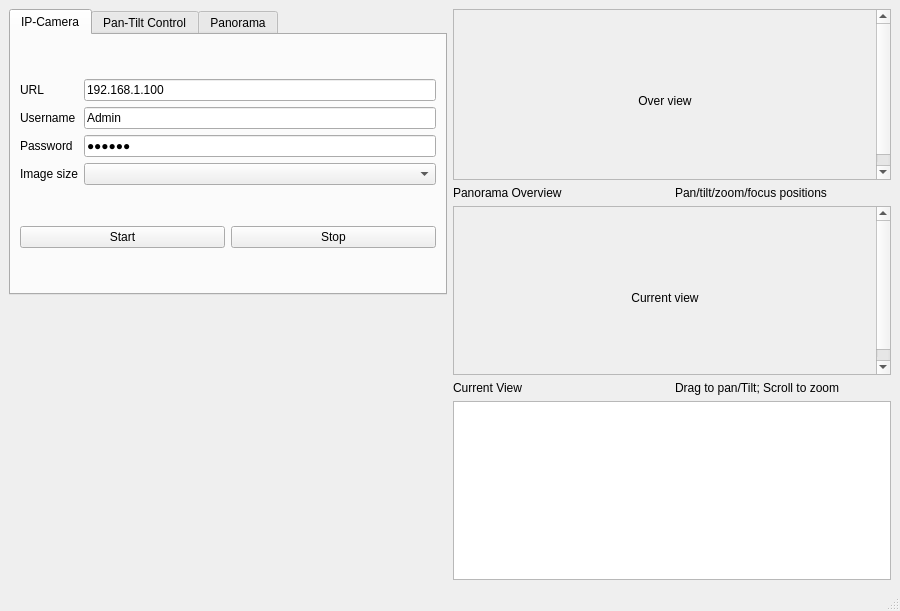
<?xml version="1.0" encoding="UTF-8"?>
<ui version="4.0">
 <class>MainWindow</class>
 <widget class="QMainWindow" name="MainWindow">
  <property name="geometry">
   <rect>
    <x>0</x>
    <y>0</y>
    <width>900</width>
    <height>611</height>
   </rect>
  </property>
  <property name="windowTitle">
   <string>MainWindow</string>
  </property>
  <widget class="QWidget" name="centralwidget">
   <layout class="QVBoxLayout" name="verticalLayout">
    <item>
     <layout class="QHBoxLayout" name="horizontalLayout_5" stretch="0,0">
      <property name="sizeConstraint">
       <enum>QLayout::SetDefaultConstraint</enum>
      </property>
      <item>
       <layout class="QVBoxLayout" name="verticalLayout_5">
        <property name="sizeConstraint">
         <enum>QLayout::SetFixedSize</enum>
        </property>
        <item>
         <widget class="QTabWidget" name="tabWidget">
          <property name="minimumSize">
           <size>
            <width>100</width>
            <height>50</height>
           </size>
          </property>
          <property name="currentIndex">
           <number>0</number>
          </property>
          <widget class="QWidget" name="tabIPCamera">
           <property name="minimumSize">
            <size>
             <width>100</width>
             <height>0</height>
            </size>
           </property>
           <attribute name="title">
            <string>IP-Camera</string>
           </attribute>
           <layout class="QHBoxLayout" name="horizontalLayout_2">
            <item>
             <layout class="QVBoxLayout" name="verticalLayout_4">
              <item>
               <layout class="QGridLayout" name="gridLayout_3">
                <property name="sizeConstraint">
                 <enum>QLayout::SetFixedSize</enum>
                </property>
                <item row="0" column="0">
                 <widget class="QLabel" name="label_5">
                  <property name="text">
                   <string>URL</string>
                  </property>
                 </widget>
                </item>
                <item row="1" column="0">
                 <widget class="QLabel" name="label_6">
                  <property name="text">
                   <string>Username</string>
                  </property>
                 </widget>
                </item>
                <item row="2" column="0">
                 <widget class="QLabel" name="label_7">
                  <property name="text">
                   <string>Password</string>
                  </property>
                 </widget>
                </item>
                <item row="0" column="1">
                 <widget class="QLineEdit" name="lineEditIPCamURL">
                  <property name="inputMethodHints">
                   <set>Qt::ImhUrlCharactersOnly</set>
                  </property>
                  <property name="text">
                   <string>192.168.1.100</string>
                  </property>
                  <property name="echoMode">
                   <enum>QLineEdit::Normal</enum>
                  </property>
                 </widget>
                </item>
                <item row="1" column="1">
                 <widget class="QLineEdit" name="lineEditIPCamUsername">
                  <property name="text">
                   <string>Admin</string>
                  </property>
                 </widget>
                </item>
                <item row="2" column="1">
                 <widget class="QLineEdit" name="lineEditIPCamPassword">
                  <property name="inputMethodHints">
                   <set>Qt::ImhHiddenText|Qt::ImhNoAutoUppercase|Qt::ImhNoPredictiveText</set>
                  </property>
                  <property name="text">
                   <string>123456</string>
                  </property>
                  <property name="echoMode">
                   <enum>QLineEdit::Password</enum>
                  </property>
                 </widget>
                </item>
                <item row="3" column="0">
                 <widget class="QLabel" name="label_2">
                  <property name="text">
                   <string>Image size</string>
                  </property>
                 </widget>
                </item>
                <item row="3" column="1">
                 <widget class="QComboBox" name="comboBoxImageSize"/>
                </item>
               </layout>
              </item>
              <item>
               <layout class="QHBoxLayout" name="horizontalLayout_6">
                <item>
                 <widget class="QPushButton" name="pushButtonStartCamera">
                  <property name="text">
                   <string>Start</string>
                  </property>
                 </widget>
                </item>
                <item>
                 <widget class="QPushButton" name="pushButtonStopCamera">
                  <property name="text">
                   <string>Stop</string>
                  </property>
                 </widget>
                </item>
               </layout>
              </item>
             </layout>
            </item>
           </layout>
          </widget>
          <widget class="QWidget" name="tabPanTilt">
           <attribute name="title">
            <string>Pan-Tilt Control</string>
           </attribute>
           <widget class="QWidget" name="verticalLayoutWidget_4">
            <property name="geometry">
             <rect>
              <x>20</x>
              <y>20</y>
              <width>371</width>
              <height>132</height>
             </rect>
            </property>
            <layout class="QVBoxLayout" name="verticalLayout_6">
             <item>
              <layout class="QGridLayout" name="gridLayout_4">
               <item row="2" column="0">
                <widget class="QLabel" name="label_10">
                 <property name="text">
                  <string>Password</string>
                 </property>
                </widget>
               </item>
               <item row="0" column="0">
                <widget class="QLabel" name="label_8">
                 <property name="text">
                  <string>URL</string>
                 </property>
                </widget>
               </item>
               <item row="1" column="1">
                <widget class="QLineEdit" name="lineEditPanTiltUsername">
                 <property name="text">
                  <string>admin</string>
                 </property>
                </widget>
               </item>
               <item row="0" column="1">
                <widget class="QLineEdit" name="lineEditPanTiltURL">
                 <property name="inputMethodHints">
                  <set>Qt::ImhUrlCharactersOnly</set>
                 </property>
                 <property name="text">
                  <string>192.168.1.101</string>
                 </property>
                 <property name="echoMode">
                  <enum>QLineEdit::Normal</enum>
                 </property>
                </widget>
               </item>
               <item row="1" column="0">
                <widget class="QLabel" name="label_9">
                 <property name="text">
                  <string>Username</string>
                 </property>
                </widget>
               </item>
               <item row="2" column="1">
                <widget class="QLineEdit" name="lineEditPanTiltPassword">
                 <property name="inputMethodHints">
                  <set>Qt::ImhHiddenText|Qt::ImhNoAutoUppercase|Qt::ImhNoPredictiveText</set>
                 </property>
                 <property name="text">
                  <string>admin</string>
                 </property>
                 <property name="echoMode">
                  <enum>QLineEdit::Password</enum>
                 </property>
                </widget>
               </item>
              </layout>
             </item>
             <item>
              <layout class="QHBoxLayout" name="horizontalLayout_9">
               <item>
                <widget class="QPushButton" name="pushButtonStartPanTilt">
                 <property name="text">
                  <string>Start</string>
                 </property>
                </widget>
               </item>
               <item>
                <widget class="QPushButton" name="pushButtonStopPanTilt">
                 <property name="text">
                  <string>Stop</string>
                 </property>
                </widget>
               </item>
              </layout>
             </item>
            </layout>
           </widget>
          </widget>
          <widget class="QWidget" name="tabPanorama">
           <attribute name="title">
            <string>Panorama</string>
           </attribute>
          </widget>
         </widget>
        </item>
        <item>
         <spacer name="verticalSpacer_2">
          <property name="orientation">
           <enum>Qt::Vertical</enum>
          </property>
          <property name="sizeHint" stdset="0">
           <size>
            <width>20</width>
            <height>40</height>
           </size>
          </property>
         </spacer>
        </item>
       </layout>
      </item>
      <item>
       <layout class="QVBoxLayout" name="verticalLayout_3">
        <item>
         <widget class="QScrollArea" name="scrollArea_2">
          <property name="widgetResizable">
           <bool>true</bool>
          </property>
          <widget class="QWidget" name="scrollAreaWidgetContents_2">
           <property name="geometry">
            <rect>
             <x>0</x>
             <y>0</y>
             <width>417</width>
             <height>182</height>
            </rect>
           </property>
           <layout class="QHBoxLayout" name="horizontalLayout">
            <item>
             <widget class="QLabel" name="labelOverviewImage">
              <property name="sizePolicy">
               <sizepolicy hsizetype="Expanding" vsizetype="Expanding">
                <horstretch>0</horstretch>
                <verstretch>0</verstretch>
               </sizepolicy>
              </property>
              <property name="minimumSize">
               <size>
                <width>100</width>
                <height>164</height>
               </size>
              </property>
              <property name="text">
               <string>Over view</string>
              </property>
              <property name="alignment">
               <set>Qt::AlignCenter</set>
              </property>
             </widget>
            </item>
           </layout>
          </widget>
         </widget>
        </item>
        <item>
         <layout class="QHBoxLayout" name="horizontalLayout_7">
          <item>
           <widget class="QLabel" name="label">
            <property name="text">
             <string>Panorama Overview</string>
            </property>
           </widget>
          </item>
          <item>
           <widget class="QLabel" name="labelPositions">
            <property name="text">
             <string>Pan/tilt/zoom/focus positions</string>
            </property>
           </widget>
          </item>
         </layout>
        </item>
        <item>
         <widget class="QScrollArea" name="scrollArea">
          <property name="widgetResizable">
           <bool>true</bool>
          </property>
          <widget class="QWidget" name="scrollAreaWidgetContentsCurrentView">
           <property name="geometry">
            <rect>
             <x>0</x>
             <y>0</y>
             <width>417</width>
             <height>181</height>
            </rect>
           </property>
           <layout class="QVBoxLayout" name="verticalLayout_2">
            <item>
             <widget class="QLabel" name="labelCurrentViewImage">
              <property name="enabled">
               <bool>true</bool>
              </property>
              <property name="sizePolicy">
               <sizepolicy hsizetype="Expanding" vsizetype="Expanding">
                <horstretch>0</horstretch>
                <verstretch>0</verstretch>
               </sizepolicy>
              </property>
              <property name="minimumSize">
               <size>
                <width>100</width>
                <height>163</height>
               </size>
              </property>
              <property name="text">
               <string>Current view</string>
              </property>
              <property name="alignment">
               <set>Qt::AlignCenter</set>
              </property>
             </widget>
            </item>
           </layout>
           <zorder>labelCurrentViewImage</zorder>
           <zorder>labelCurrentViewImage</zorder>
           <zorder>labelCurrentViewImage</zorder>
          </widget>
         </widget>
        </item>
        <item>
         <layout class="QHBoxLayout" name="horizontalLayout_8">
          <item>
           <widget class="QLabel" name="label_3">
            <property name="text">
             <string>Current View</string>
            </property>
           </widget>
          </item>
          <item>
           <widget class="QLabel" name="label_4">
            <property name="text">
             <string>Drag to pan/Tilt; Scroll to zoom</string>
            </property>
           </widget>
          </item>
         </layout>
        </item>
        <item>
         <widget class="QTextEdit" name="textEditMessages">
          <property name="sizePolicy">
           <sizepolicy hsizetype="Preferred" vsizetype="Preferred">
            <horstretch>0</horstretch>
            <verstretch>0</verstretch>
           </sizepolicy>
          </property>
         </widget>
        </item>
       </layout>
      </item>
     </layout>
    </item>
   </layout>
  </widget>
  <widget class="QStatusBar" name="statusbar"/>
 </widget>
 <resources/>
 <connections/>
</ui>
